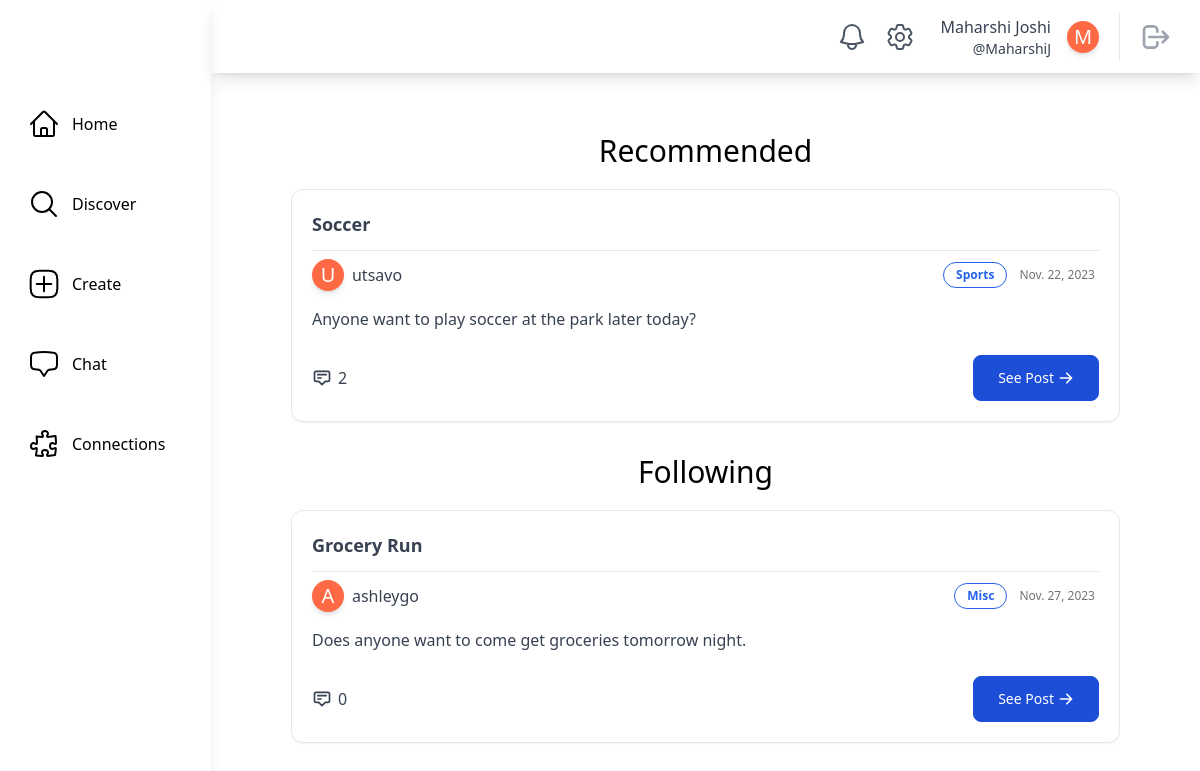
Page /home/ (signed in) on the earlier database version.
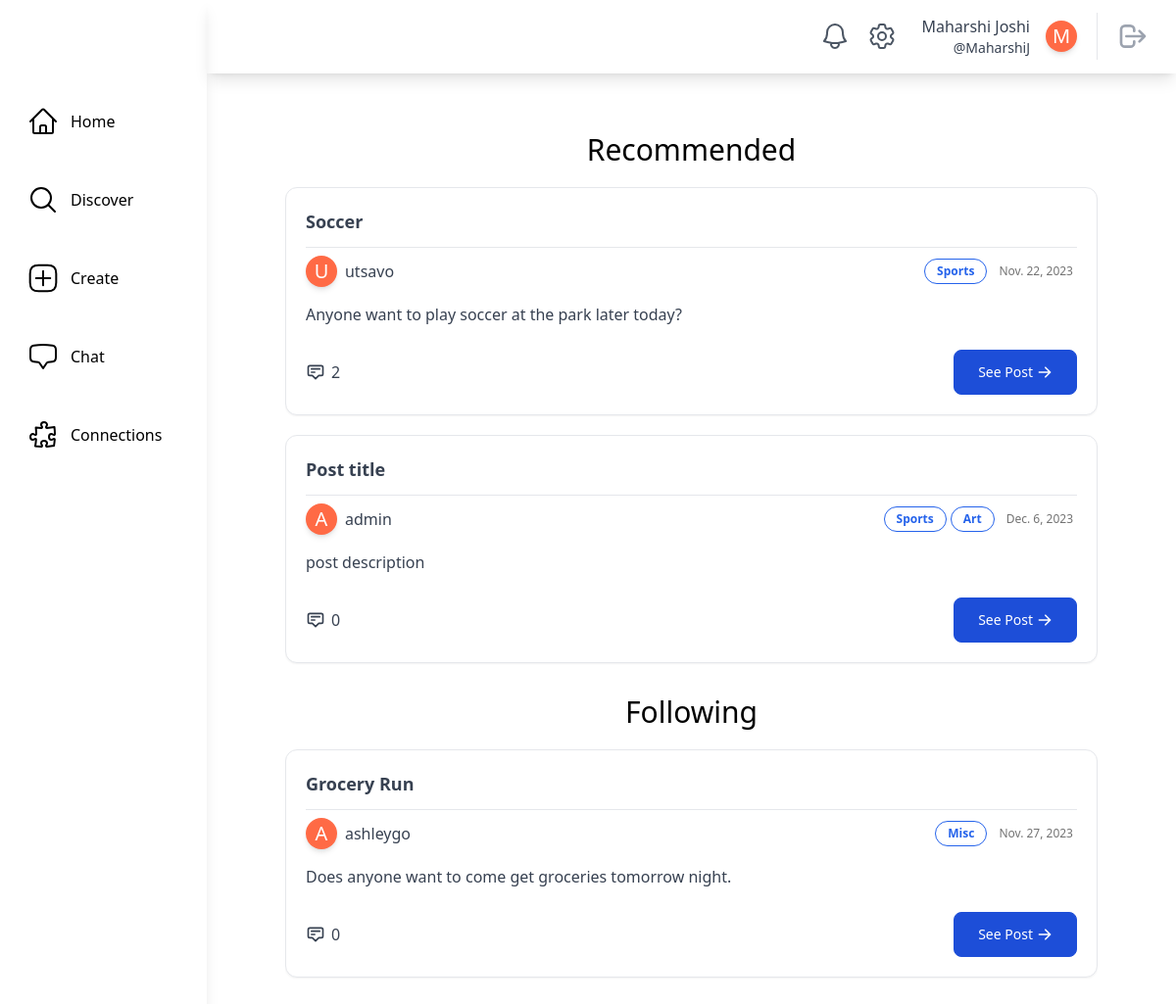
Same page on the later database version.
### posts/models.py (models this page shows, shortened)
class ActivityPost(models.Model):
    class PostStatus(models.IntegerChoices):
        DRAFT = 1, _("Draft")
        ACTIVE = 2, _("Active")
        ARCHIVED = 3, _("Archived")
    class Meta:
        db_table = "activity_posts"
        verbose_name_plural = "Activity Posts"
    poster = models.ForeignKey(settings.AUTH_USER_MODEL, on_delete=models.CASCADE)
    timestamp = models.DateTimeField(auto_now_add=True)
    title = models.CharField(max_length=255)
    description = models.TextField(max_length=1023)
    status = models.IntegerField(default=PostStatus.DRAFT, choices=PostStatus.choices)
    tags = models.ManyToManyField(InterestTag)

### main/models.py (models this page shows, shortened)
class SocialUser(AbstractUser):
    class Pronouns(models.IntegerChoices):
        SHE = 1, _("She/Her")
        HE = 2, _("He/Him")
        THEY = 3, _("They/Them")
        OTHER = 4, _("Other/Prefer Not To Say")
    username = models.CharField(max_length=30, unique=True)
    email = models.EmailField(unique=True, default="@nyu.edu")
    full_name = models.CharField(max_length=50, default="")
    pronouns = models.IntegerField(default=Pronouns.OTHER, choices=Pronouns.choices)
    date_of_birth = models.DateField(null=True, validators=[validate_age])
    major = models.CharField(max_length=100, default="undeclared")
    tags = models.ManyToManyField(InterestTag, related_name="tags")
    profile_picture = models.ImageField(
        upload_to="profile_pics/", null=True, blank=True
    )
    timestamp = models.DateTimeField("timestamp", default=timezone.now)  # joined

class InterestTag(models.Model):
    name = models.CharField(max_length=50, unique=True)
    class Meta:
        db_table = "interest_tags"
        verbose_name_plural = "Interest Tags"
    def __str__(self):
        return self.name

### main/views.py (the view)
# urls.py: path("home/", views.HomePageView.as_view(), name="home"),
@method_decorator(login_required, name="dispatch")
class HomePageView(LoginRequiredMixin, generic.ListView):
    model = ActivityPost
    template_name = "main/home.html"
    def get_context_data(self, **kwargs):
        context = super().get_context_data(**kwargs)
        interests_posts = ActivityPost.objects.filter(
            tags__in=self.request.user.tags.all(),
            status=ActivityPost.PostStatus.ACTIVE,
        )
        blocked_users = Block.get_blocked_users(self.request.user)
        blocking_users = Block.get_blocking_users(self.request.user)
        context["interests_posts"] = interests_posts.exclude(
            poster__in=blocked_users
        ).exclude(poster__in=blocking_users)
        user_connections = Connection.get_active_connections(self.request.user)
        connected_users = [
            connection.receiver
            if connection.receiver != self.request.user
            else connection.requester
            for connection in user_connections
        ]
        context["connection_posts"] = ActivityPost.objects.filter(
            poster__in=connected_users,
            status=ActivityPost.PostStatus.ACTIVE,
        )
        return context

### main/models.py (called while the page is built)
    @classmethod
    def count_unread_notifications(cls, user):
        return (
            cls.objects.filter(models.Q(recipient_user=user, is_read=False))
            .all()
            .order_by("-timestamp")
            .count()
        )

    @classmethod
    def get_active_connections(cls, user):
        return cls.objects.filter(
            (models.Q(requester=user) | models.Q(receiver=user))
            & models.Q(status=Connection.ConnectionStatus.CONNECTED)
        ).all()

    @classmethod
    def get_blocked_users(cls, user):
        return user.blocked_users.all().order_by("timestamp").values("blocked_user")

    @classmethod
    def get_blocking_users(cls, user):
        return user.blocking_users.all().values("blocker")

### theme/templatetags/theme_customfilters.py (called while the page is built)
@register.filter
def count_unread_notifications(user):
    return Notification.count_unread_notifications(user)

### main/templates/main/home.html (shortened to what this page needs)
{% extends "base.html" %}
{% block content %}
    <div class="m-20 mt-5 overflow-auto">
        <div class="justify-center">
            <div class="container mx-auto mt-10 mb-10 overflow-scroll">
                <div class="text-3xl mb-5 text-center">Recommended</div>
                    {% if interests_posts %}
                        {% for post in interests_posts %}
                            {% if post.poster != user %}
                                <div class="mb-5 w-full">{% include "posts/post_card.html" with post=post %}</div>
                            {% endif %}
                        {% endfor %}
                    {% else %}
                        <p class="text-center text-gray-500">No recommended posts. Try adding some interests in your profile!</p>
                    {% endif %}
                <div class="text-3xl mb-5 text-center">Following</div>
                <div class="mt-5">
                    {% if connection_posts %}
                        {% for post in connection_posts %}
                            {% if post.poster != user %}
                                <div class="mb-5">{% include "posts/post_card.html" with post=post %}</div>
                            {% endif %}
                        {% endfor %}
                    {% else %}
                        <p class="text-center text-gray-500">No posts from your connections. Try making more connections!</p>
                    {% endif %}
                </div>
            </div>
        </div>
    </div>
{% endblock content %}

### posts/templates/posts/post_card.html
<div class="rounded-xl border p-5 shadow-sm bg-white">
    <div class="text-lg font-bold text-gray-700 border-b pb-3">{{ post.title|capfirst }}</div>
    <div class="flex flex-wrap w-full items-center justify-between">
        <a href="{% url 'main:profile_page' post.poster.username %}"
           class="flex items-center hover:bg-gray-100 rounded hover:text-gray-600 focus:bg-gray-100 focus:text-gray-600 mt-2">
           <div class="rounded-full h-8 w-8 bg-[#ff6a45] flex items-center justify-center shadow-md border-white transition duration-200 transform hover:scale-110">
              {% if post.poster.profile_picture %}
                 {% comment %} Profile Picture with same shape {% endcomment %}
              {% else %}
                 <span class="text-white text-xl">{{ post.poster.full_name|first|capfirst }}</span>
              {% endif %}
           </div>
           <div class="flex items-center ml-2">
              <div class="text-md font-regular text-gray-700">{{ post.poster.username }}</div>
           </div>
        </a>
        <div class="flex flex-wrap justify-self-end items-center">
            <div class="flex items-center justify-items-start mr-2 mt-2">
                {% for tag in post.tags.all %}
                    <button class="mr-1 rounded-2xl border border-blue-600 text-blue-600 bg-white px-3 py-1 text-xs font-semibold">{{ tag }}</button>
                {% endfor %}
            </div>
            <div class="text-xs text-neutral-500 text-right mr-1 mt-2">{{ post.timestamp.date }}</div>
        </div>
    </div>
    <div class="mt-4 mb-6">
        <div class="text-gray-700">{{ post.description }}</div>
    </div>
    <div class="w-full flex flex-row justify-between">
        <div class="flex items-center transition text-gray-700 hover:text-gray-700">
            <svg xmlns="http://www.w3.org/2000/svg"
                 class="mr-1.5 h-5 w-5"
                 fill="none"
                 viewBox="0 0 24 24"
                 stroke="currentColor"
                 stroke-width="2">
                <path stroke-linecap="round" stroke-linejoin="round" d="M7 8h10M7 12h4m1 8l-4-4H5a2 2 0 01-2-2V6a2 2 0 012-2h14a2 2 0 012 2v8a2 2 0 01-2 2h-3l-4 4z" />
            </svg>
            <span>{{ post.comments.count }}</span>
        </div>
        <a href="{% url 'posts:post_details' poster=post.poster pk=post.id %}"
           class="inline-flex items-center justify-center px-6 py-3 mb-2 text-sm text-white bg-blue-700 rounded-lg border border-blue-700 hover:bg-blue-800 focus:ring-4 focus:outline-none focus:ring-blue-300 sm:w-auto sm:mb-0"
           data-primary="green-400"
           data-rounded="rounded-2xl"
           data-primary-reset="{}">
            See Post
            <svg class="w-4 h-4 ml-1"
                 xmlns="http://www.w3.org/2000/svg"
                 viewBox="0 0 20 20"
                 fill="currentColor">
                <path fill-rule="evenodd" d="M10.293 3.293a1 1 0 011.414 0l6 6a1 1 0 010 1.414l-6 6a1 1 0 01-1.414-1.414L14.586 11H3a1 1 0 110-2h11.586l-4.293-4.293a1 1 0 010-1.414z" clip-rule="evenodd">
                </path>
            </svg>
        </a>
    </div>
</div>

Differences in the rows shown:
added ActivityPost: title "Post title", poster.full_name|first "A", poster.username "admin", timestamp "Dec. 6, 2023", description "post description", comments.count "0", InterestTag (name "Sports")
now on this page (row unchanged): InterestTag: name "Art", shown under "Post title"
